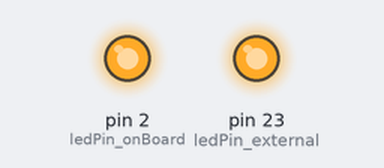
Recording of a sketch running on a simulated Arduino Mega 2560, built with avr-gcc and run on an emulated ATmega2560. Parts: output pins drawn as LEDs (lit = HIGH).

Above: at 1.5 s.
At 4.5 s:
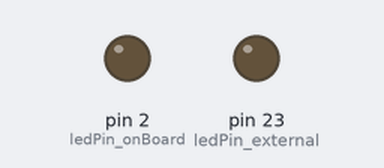
Timing chart, 0 to 7.8 s (numbered marks = the images above):
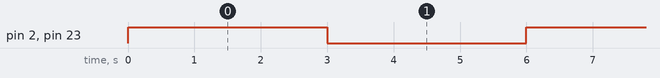

Measured:
- by itself, pin 2 (ledPin_onBoard), pin 23 (ledPin_external): alternates HIGH for 3.0 s and LOW for 3.0 s

The sketch:

quick_start.ino
```cpp
#include "main.h"

void setup(){
  init_system();
}

void loop(){
  blink_led();
}
```

main.h
```cpp
#pragma once

void init_system();
void blink_led();
```

main.cpp
```cpp
#include "../main.h"
#include <Arduino.h>

const int ledPin_external = 23;
const int ledPin_onBoard = 2;
void init_system(){
	pinMode(ledPin_external, OUTPUT);
	pinMode(ledPin_onBoard, OUTPUT);
}

void blink_led(){
	digitalWrite(ledPin_external, HIGH);
	digitalWrite(ledPin_onBoard , HIGH);
	delay(3000);
	digitalWrite(ledPin_external, LOW);
	digitalWrite(ledPin_onBoard , LOW);
	delay(3000);
}
```
